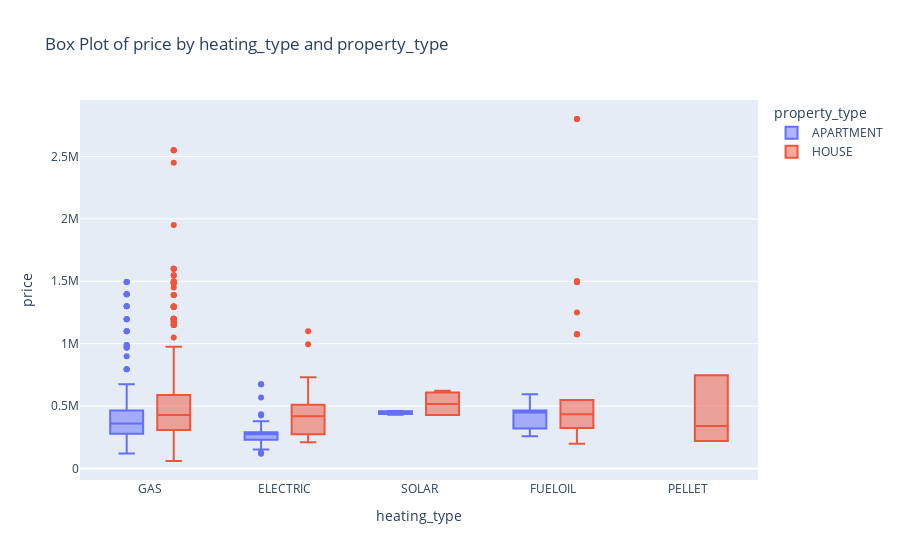

Write notebook code for a chart like this one.
### Code cell
import importlib
importlib.reload(plotting_functions)
import plotting_functions

plotting_functions.generate_boxplot(df, x = 'heating_type', y = 'price', color = 'property_type')

### Figure 1 — Plotly figure (JSON) as saved in the notebook; plotly's stock layout.template omitted (floating-point values rounded to 4 significant figures; data arrays with more than 128 entries replaced by an {"elided": "..."} marker saying what was removed)
{"data": [{"alignmentgroup": "True", "hovertemplate": "property_type=APARTMENT<br>heating_type=%{x}<br>price=%{y}<extra></extra>", "legendgroup": "APARTMENT", "marker": {"color": "#636efa"}, "name": "APARTMENT", "notched": false, "offsetgroup": "APARTMENT", "orientation": "v", "showlegend": true, "type": "box", "x": {"elided": "999 str values"}, "x0": " ", "xaxis": "x", "y": {"elided": "999 int values"}, "y0": " ", "yaxis": "y"}, {"alignmentgroup": "True", "hovertemplate": "property_type=HOUSE<br>heating_type=%{x}<br>price=%{y}<extra></extra>", "legendgroup": "HOUSE", "marker": {"color": "#EF553B"}, "name": "HOUSE", "notched": false, "offsetgroup": "HOUSE", "orientation": "v", "showlegend": true, "type": "box", "x": {"elided": "1281 str values"}, "x0": " ", "xaxis": "x", "y": {"elided": "1281 int values"}, "y0": " ", "yaxis": "y"}], "layout": {"boxmode": "group", "legend": {"title": {"text": "property_type"}, "tracegroupgap": 0}, "title": {"text": "Box Plot of price by heating_type and property_type"}, "xaxis": {"anchor": "y", "domain": [0, 1], "title": {"text": "heating_type"}}, "yaxis": {"anchor": "x", "domain": [0, 1], "title": {"text": "price"}}}}
